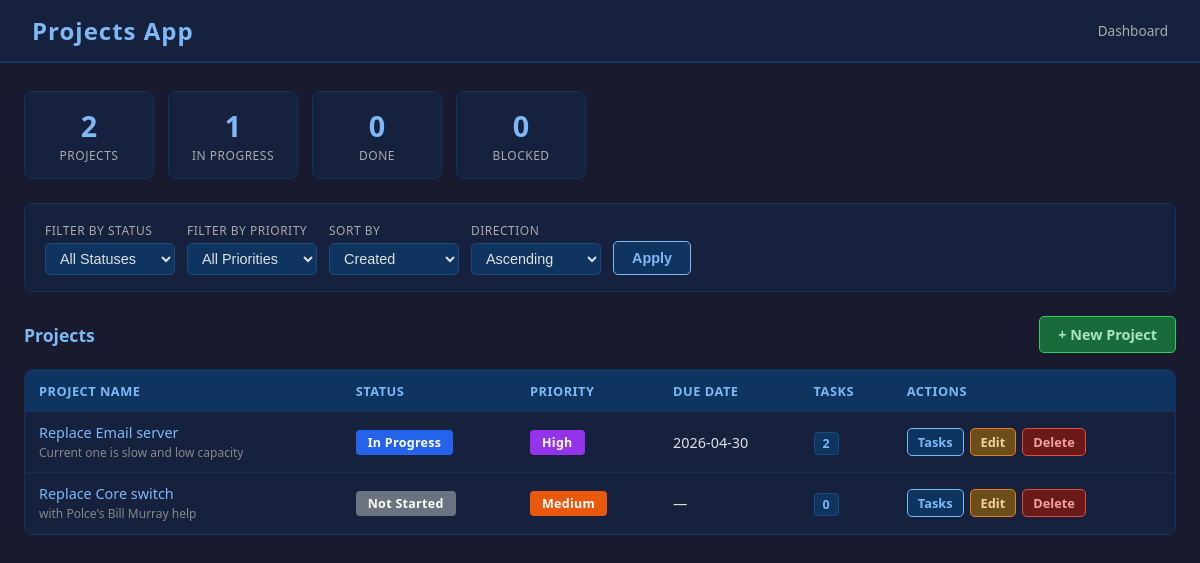
The page / on the database its author committed.
### tables this page shows
CREATE TABLE user_prefs (
            key TEXT PRIMARY KEY,
            value TEXT NOT NULL
        );

CREATE TABLE projects (
            id INTEGER PRIMARY KEY AUTOINCREMENT,
            name TEXT NOT NULL,
            description TEXT,
            status TEXT DEFAULT 'Not Started',
            priority TEXT DEFAULT 'Medium',
            due_date TEXT,
            created_at TIMESTAMP DEFAULT CURRENT_TIMESTAMP
        );

### app.py (the view, shortened to what this page needs)
@app.route("/", methods=["GET", "POST"])
def index():
    filter_status = get_pref("proj_filter_status", "")
    filter_priority = get_pref("proj_filter_priority", "")
    sort_field = get_pref("proj_sort_field", "name")
    sort_dir = get_pref("proj_sort_dir", "asc")
    allowed_fields = {"name", "status", "priority", "due_date", "created_at"}
    if sort_field not in allowed_fields:
        sort_field = "name"
    order = "ASC" if sort_dir == "asc" else "DESC"
    conn = get_db()
    query = "SELECT p.*, (SELECT COUNT(*) FROM tasks WHERE project_id=p.id) as task_count FROM projects p WHERE 1=1"
    params = []
    if filter_status:
        query += " AND p.status = ?"
        params.append(filter_status)
    if filter_priority:
        query += " AND p.priority = ?"
        params.append(filter_priority)
    query += f" ORDER BY p.{sort_field} {order}"
    projects = conn.execute(query, params).fetchall()
    conn.close()
    return render_template("index.html",
        projects=projects,
        filter_status=filter_status,
        filter_priority=filter_priority,
        sort_field=sort_field,
        sort_dir=sort_dir,
        status_options=STATUS_OPTIONS,
        priority_options=PRIORITY_OPTIONS
    )

### app.py (called while the page is built)
def get_db():
    conn = sqlite3.connect(DB_PATH)
    conn.row_factory = sqlite3.Row
    return conn

def get_pref(key, default=""):
    conn = get_db()
    row = conn.execute("SELECT value FROM user_prefs WHERE key=?", (key,)).fetchone()
    conn.close()
    return row["value"] if row else default

### templates/index.html (shortened to what this page needs)
<!DOCTYPE html>
<html lang="en">
<head>
    <link rel="stylesheet" href="{{ url_for('static', filename='style.css') }}">
</head>
<body>
<div class="header">
    <h1>Projects App</h1>
    <span class="breadcrumb">Dashboard</span>
</div>
<div class="container">
    <div class="stats-row">
        <div class="stat-card">
            <div class="stat-value">{{ projects | length }}</div>
            <div class="stat-label">Projects</div>
        </div>
        <div class="stat-card">
            <div class="stat-value">{{ projects | selectattr('status', 'equalto', 'In Progress') | list | length }}</div>
            <div class="stat-label">In Progress</div>
        </div>
        <div class="stat-card">
            <div class="stat-value">{{ projects | selectattr('status', 'equalto', 'Done') | list | length }}</div>
            <div class="stat-label">Done</div>
        </div>
        <div class="stat-card">
            <div class="stat-value">{{ projects | selectattr('status', 'equalto', 'Blocked') | list | length }}</div>
            <div class="stat-label">Blocked</div>
        </div>
    </div>
    <form method="POST" action="/">
        <div class="toolbar">
            <div class="toolbar-group">
                <label>Filter by Status</label>
                <select name="filter_status">
                    <option value="">All Statuses</option>
                </select>
            </div>
            <div class="toolbar-group">
                <label>Filter by Priority</label>
                <select name="filter_priority">
                    <option value="">All Priorities</option>
                </select>
            </div>
            <div class="toolbar-group">
                <label>Sort By</label>
                <select name="sort_field">
                    <option value="created_at" {% if sort_field == 'created_at' %}selected{% endif %}>Created</option>
                </select>
            </div>
            <div class="toolbar-group">
                <label>Direction</label>
                <select name="sort_dir">
                    <option value="asc"  {% if sort_dir == 'asc' %}selected{% endif %}>Ascending</option>
                </select>
            </div>
            <div class="toolbar-group">
                <label>&nbsp;</label>
                <button type="submit" class="btn btn-primary">Apply</button>
            </div>
        </div>
    </form>
    <div class="action-row">
        <h2>Projects</h2>
        <a href="{{ url_for('project_new') }}" class="btn btn-success">+ New Project</a>
    </div>
    {% if projects %}
    <div class="table-wrap">
        <table>
            <thead>
                <tr>
                    <th>Project Name</th>
                    <th>Status</th>
                    <th>Priority</th>
                    <th>Due Date</th>
                    <th>Tasks</th>
                    <th>Actions</th>
                </tr>
            </thead>
            <tbody>
            {% for p in projects %}
            <tr>
                <td>
                    <a href="{{ url_for('tasks', project_id=p['id']) }}">{{ p['name'] }}</a>
                    {% if p['description'] %}<br><small style="color:#888;">{{ p['description'][:80] }}</small>{% endif %}
                </td>
                <td>
                    {% set sc = p['status'] | lower | replace(' ', '-') %}
                    <span class="badge status-{{ sc }}">{{ p['status'] }}</span>
                </td>
                <td>
                    {% set pc = p['priority'] | lower %}
                    <span class="badge priority-{{ pc }}">{{ p['priority'] }}</span>
                </td>
                <td>{{ p['due_date'] or '—' }}</td>
                <td><span class="count-badge">{{ p['task_count'] }}</span></td>
                <td>
                    <div class="actions">
                        <a href="{{ url_for('tasks', project_id=p['id']) }}" class="btn btn-primary btn-sm">Tasks</a>
                        <a href="{{ url_for('project_edit', project_id=p['id']) }}" class="btn btn-warning btn-sm">Edit</a>
                        <a href="{{ url_for('project_delete', project_id=p['id']) }}" class="btn btn-danger btn-sm">Delete</a>
                    </div>
                </td>
            </tr>
            {% endfor %}
            </tbody>
        </table>
    </div>
    {% else %}
    <div class="empty-state">No projects found. <a href="{{ url_for('project_new') }}">Create your first project</a>.</div>
    {% endif %}
</div>
</body>
</html>

### static/style.css (style rules this page uses)
*, *::before, *::after { box-sizing: border-box; margin: 0; padding: 0; }
body { font-family: 'Segoe UI', Arial, sans-serif; background: #1a1a2e; color: #e0e0e0; min-height: 100vh; }
a { color: #7eb8f7; text-decoration: none; }
.header { background: #16213e; padding: 14px 32px; display: flex; align-items: center; justify-content: space-between; border-bottom: 2px solid #0f3460; position: sticky; top: 0; z-index: 100; }
.header h1 { font-size: 1.5rem; color: #7eb8f7; letter-spacing: 1px; }
.breadcrumb { font-size: 0.85rem; color: #aaa; }
.container { max-width: 1200px; margin: 0 auto; padding: 28px 24px; }
.toolbar { background: #16213e; border: 1px solid #0f3460; border-radius: 8px; padding: 16px 20px; margin-bottom: 24px; display: flex; flex-wrap: wrap; gap: 12px; align-items: flex-end; }
.toolbar-group { display: flex; flex-direction: column; gap: 4px; }
.toolbar-group label { font-size: 0.75rem; color: #aaa; text-transform: uppercase; letter-spacing: 0.5px; }
.toolbar select, .toolbar input[type="text"] { background: #0f3460; color: #e0e0e0; border: 1px solid #1a4a80; border-radius: 5px; padding: 6px 10px; font-size: 0.9rem; min-width: 130px; }
.btn { display: inline-block; padding: 8px 18px; border-radius: 5px; border: none; cursor: pointer; font-size: 0.9rem; font-weight: 600; transition: opacity 0.15s; text-align: center; }
.btn-primary { background: #0f3460; color: #7eb8f7; border: 1px solid #7eb8f7; }
.btn-success { background: #1a6b3a; color: #a8e6bf; border: 1px solid #2ecc71; }
.btn-danger { background: #6b1a1a; color: #f5a0a0; border: 1px solid #e74c3c; }
.btn-warning { background: #6b4e1a; color: #f5d0a0; border: 1px solid #e67e22; }
.btn-sm { padding: 4px 10px; font-size: 0.8rem; }
.action-row { display: flex; justify-content: space-between; align-items: center; margin-bottom: 16px; }
.action-row h2 { font-size: 1.1rem; color: #7eb8f7; }
.table-wrap { overflow-x: auto; border-radius: 8px; border: 1px solid #0f3460; }
table { width: 100%; border-collapse: collapse; background: #16213e; }
thead { background: #0f3460; }
thead th { padding: 12px 14px; text-align: left; font-size: 0.8rem; text-transform: uppercase; letter-spacing: 0.5px; color: #7eb8f7; white-space: nowrap; }
tbody tr { border-bottom: 1px solid #1a2a4a; transition: background 0.1s; }
tbody td { padding: 11px 14px; font-size: 0.9rem; vertical-align: middle; }
.badge { display: inline-block; padding: 4px 12px; border-radius: 4px; font-size: 0.78rem; font-weight: 700; letter-spacing: 0.3px; color: #fff; white-space: nowrap; }
.status-not-started { background: #6b7280; }
.status-in-progress { background: #2563eb; }
.priority-medium { background: #ea580c; }
.priority-high { background: #9333ea; }
.actions { display: flex; gap: 6px; flex-wrap: wrap; }
.count-badge { background: #0f3460; color: #7eb8f7; border: 1px solid #1a4a80; border-radius: 4px; padding: 2px 8px; font-size: 0.78rem; font-weight: 600; }
.stats-row { display: flex; gap: 14px; flex-wrap: wrap; margin-bottom: 24px; }
.stat-card { background: #16213e; border: 1px solid #0f3460; border-radius: 8px; padding: 14px 22px; min-width: 130px; text-align: center; }
.stat-card .stat-value { font-size: 1.8rem; font-weight: 700; color: #7eb8f7; }
.stat-card .stat-label { font-size: 0.75rem; color: #aaa; text-transform: uppercase; letter-spacing: 0.5px; margin-top: 2px; }

### rows shown on the page
user_prefs: sort_field "Created"
user_prefs: sort_dir "Ascending"
projects: name "Replace Email server", description "Current one is slow and low capacity", status "In Progress", priority "High", due_date "2026-04-30", task_count "2"
projects: name "Replace Core switch", description "with Polce's Bill Murray help", status "Not Started", priority "Medium", p "—", task_count "0"

### other values the page prints
{{ projects | length }} "2"
{{ projects | selectattr('status', 'equalto', 'Done') | list | length }} "0"
{{ projects | selectattr('status', 'equalto', 'Blocked') | list | length }} "0"
